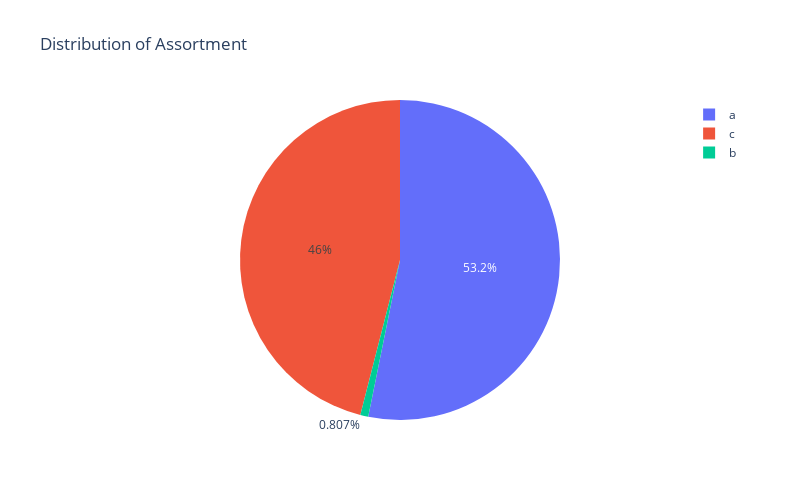

Notebook source saved alongside this figure:
### Code cell
plotly_plot_pie(store_df, 'Assortment')

### Figure 1 — Plotly figure (JSON) as saved in the notebook; plotly's stock layout.template omitted (floating-point values rounded to 4 significant figures)
{"data": [{"domain": {"x": [0, 1], "y": [0, 1]}, "hovertemplate": "Assortment=%{label}<br>count=%{value}<extra></extra>", "labels": ["a", "c", "b"], "legendgroup": "", "name": "", "showlegend": true, "type": "pie", "values": [593, 513, 9]}], "layout": {"height": 500, "legend": {"tracegroupgap": 0}, "title": {"text": "Distribution of Assortment"}, "width": 800}}
